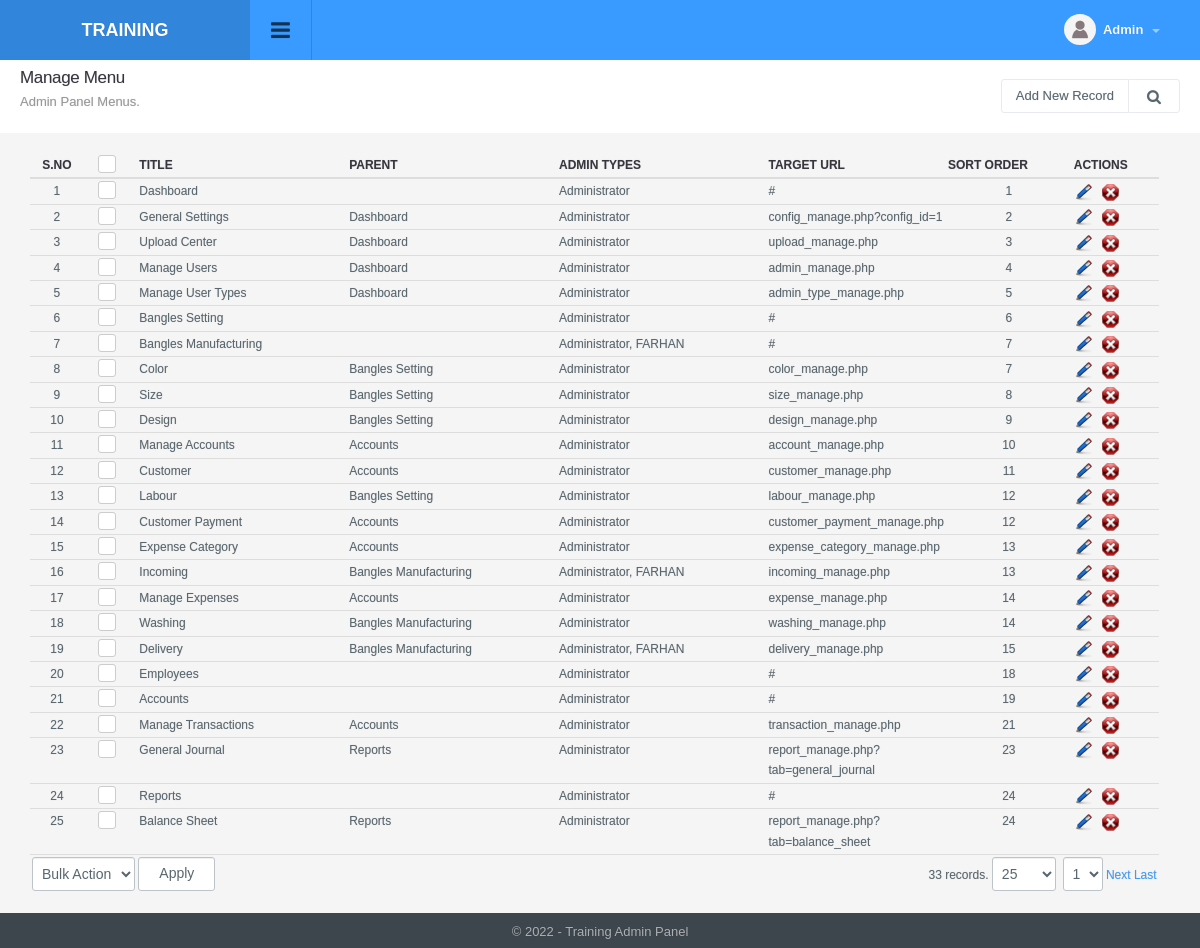
/menu_manage.php (signed in), run on an earlier commit of the app's database.
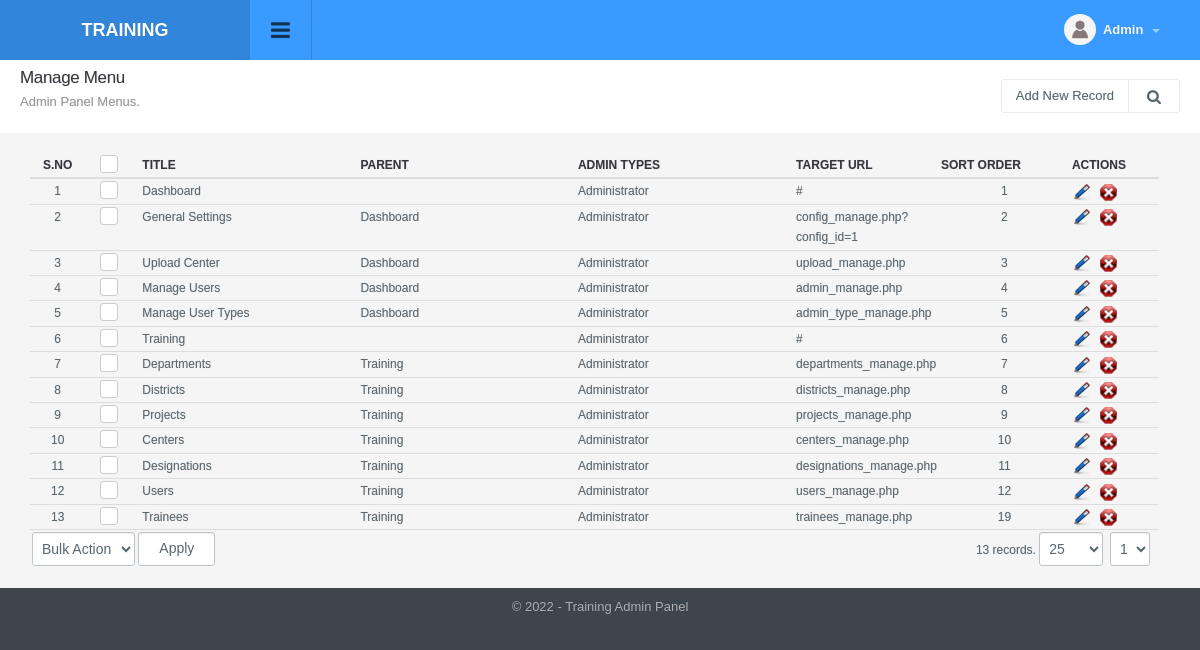
And on a later commit of the database.
### tables this page shows
CREATE TABLE `menu` (
  `id` int(11) NOT NULL,
  `title` varchar(100) NOT NULL,
  `url` varchar(100) NOT NULL,
  `parent_id` int(11) NOT NULL,
  `depth` int(1) NOT NULL,
  `sortorder` int(11) DEFAULT NULL,
  `icon` varchar(200) DEFAULT NULL,
  `small_icon` varchar(200) DEFAULT NULL
);

### include/db.php (called while the page is built, shortened)
<?php
function doquery($qr,$lnk){
	@$res=mysqli_query($lnk,$qr) or die($qr." - ".mysqli_error($lnk));
	return $res;
}
function dofetch($rs){
	@$rec=mysqli_fetch_array($rs);
	return $rec;
}
function numrows($rs){
	return mysqli_num_rows($rs);
}

### include/utility.php (called while the page is built, shortened)
<?php
function unslash($str){
	return stripslashes(utf8_decode($str));
	}

### modules/menu/list.php (the view, shortened to what the changed rows need)
<?php
$extra='';
?>
<div class="page-header">
	<h1 class="title">Manage Menu</h1>
</div>
<div class="panel-body table-responsive">
	<table class="table table-hover list">
    	<thead>
      		<tr>
        		<th width="5%" class="text-center">S.no</th>
        		<th class="text-center" width="5%"><div class="checkbox checkbox-primary">
            		<label for="select_all"></label></div></th>
               	<th width="20%">Title</th>
               	<th width="20%">Parent</th>
                <th width="20%">Admin Types</th>
                <th width="10%">Target URL</th>
                <th width="12%">Sort Order</th>
                <th width="8%" class="round_righttop">Actions</th>
      		</tr>
    	</thead>
    	<tbody>
			<?php
           	$sql="select a.*, b.title as parent from menu a left join menu b on a.parent_id=b.id where 1 $extra order by a.sortorder, depth asc";
            $rs=show_page($rows, $pageNum, $sql);
            if(numrows($rs)>0){
                $sn=1;
                while($r=dofetch($rs)){
					?>
                    <tr>
                        <td class="text-center"><?php echo $sn;?></td>
                        <td class="text-center"><div class="checkbox margin-t-0 checkbox-primary">
                            <label for="<?php echo "rec_".$sn?>"></label></div>
                        </td>
                        <td><?php echo unslash($r["title"]); ?></td>
              			<td><?php echo unslash($r["parent"]);?></td>
                        <td>
							<?php
							$admin_type = array();
							$rs2 =doquery("select title from menu_2_admin_type a inner join admin_type b on a.admin_type_id=b.id where menu_id='".$r["id"]."'", $dblink);
							if( numrows( $rs2 ) > 0 ) {
								while( $r2 = dofetch( $rs2 ) ) {
									$admin_type[] = $r2[ "title" ];
								}
							}
							echo implode( ", ", $admin_type );
							?>
                        </td>
               			<td><?php echo unslash($r["url"]); ?></td>
               			<td align="center"><?php echo $r["sortorder"];?></td>
                        <td>
                            <a href="menu_manage.php?tab=edit&id=<?php echo $r['id'];?>"><img title="Edit Record" alt="Edit" src="images/edit.png"></a>&nbsp;&nbsp;
                            <a onclick="return confirm('Are you sure you want to delete')" href="menu_manage.php?id=<?php echo $r['id'];?>&amp;tab=delete"><img title="Delete Record" alt="Delete" src="images/delete.png"></a>
                        </td>
                    </tr>
                    <?php
                    $sn++;
                }
                ?>
                <tr>
                    <td colspan="5" class="actions">
                        <select name="bulk_action" id="bulk_action" title="Choose Action">
                            <option value="null">Bulk Action</option>
                        </select>
                        <input type="button" name="apply" value="Apply" id="apply_bulk_action" class="btn btn-light" title="Apply Action"  />
                    </td>
                    <td colspan="3" class="paging" title="Paging" align="right"><?php echo pages_list($rows, "menus", $sql, $pageNum)?></td>
                </tr>
                <?php
            }
            else{
                ?>
                <tr>
                    <td colspan="8"  class="no-record">No Result Found</td>
                </tr>
                <?php
            }
            ?>
    	</tbody>
  	</table>
</div>

### include/paging.php (shortened to what the changed rows need)
<?php
if(isset($_SESSION["rows"]))
	$rows=$_SESSION["rows"];
else
	$rows=25;
if(isset($_GET['page'])){
	$pageNum = $_GET['page'];
}
else{
	$pageNum=1;
}
function show_page($rows, $pageNum, $query){
	global $dblink;
	$rowsPerPage = $rows;
	$pageNum = $pageNum;
	$offset = ($pageNum - 1) * $rowsPerPage;
	$query = $query." LIMIT $offset, $rowsPerPage";
	$result = doquery($query, $dblink);
	return $result;
}
function pages_list($rowsPerPage, $table, $qr="", $pageNum){
	global $dblink;
	if($qr==""){
		$query   = "SELECT COUNT(*) AS numrows FROM $table";
		$result  = mysql_query($query) or die('Error, query failed');
		$row     = mysql_fetch_array($result);
		$total_rows = $row['numrows'];
	}
	else{
		$result  = doquery($qr, $dblink);
		$total_rows = numrows($result);
	}
	$maxPage = ceil($total_rows/$rowsPerPage);
	$self = $_SERVER['PHP_SELF'];
	$nav  = "<select name='page' onChange=\"window.location.href='$self?page='+this.value\">";
	for($page = 1; $page <= $maxPage; $page++)
	{
	   $nav .= " <option value'$page'".($page == $pageNum?' selected':'').">$page</option> ";
	}
	$nav .= "</select>";
	if ($pageNum > 1)
	{
   		$page  = $pageNum - 1;
   		$prev  = " <a href=\"$self?page=$page\" class=\"prev\">Prev</a> ";
		$first = " <a href=\"$self?page=1\" class=\"first\">First</a> ";
	}
	else
	{
	   $prev  = '&nbsp;';
	   $first = '&nbsp;';
	}
	if ($pageNum < $maxPage)
	{
	   $page = $pageNum + 1;
	   $next = " <a href=\"$self?page=$page\" class=\"next\">Next</a> ";
	   $last = " <a href=\"$self?page=$maxPage\" class=\"last\">Last</a> ";
	}
	else
	{
	   $next = '&nbsp;';
	   $last = '&nbsp;';
	}
	if($total_rows!=0){
		$numrows="<select name='rows' onChange=\"window.location.href='$self?rows='+this.value\">";
		$numrows.="<option value='10' ";
		$numrows.=">10</option>";
		$numrows.="<option value='25' ";
	if($rowsPerPage==25)
		$numrows.="selected";
		$numrows.=">25</option>";
		$numrows.="<option value='100' ";
		$numrows.=">100</option>";
		$numrows.="<option value='1000' ";
		$numrows.=">1000</option>";
		$numrows.="</select>";
	}
	else
		$numrows="";
    return $total_rows.' records. '.$numrows.$first . $prev . $nav . $next . $last;
}
?>

What changed in the data, as far as the page shows it:
removed menu: title "Bangles Manufacturing", admin_type "Administrator, FARHAN", url "#", sortorder "7"
removed menu: title "Manage Accounts", menu.title "Accounts", admin_type "Administrator", url "account_manage.php", sortorder "10"
removed menu: title "Customer", menu.title "Accounts", admin_type "Administrator", url "customer_manage.php", sortorder "11"
removed menu: title "Customer Payment", menu.title "Accounts", admin_type "Administrator", url "customer_payment_manage.php", sortorder "12"
removed menu: title "Expense Category", menu.title "Accounts", admin_type "Administrator", url "expense_category_manage.php", sortorder "13"
removed menu: title "Incoming", menu.title "Bangles Manufacturing", admin_type "Administrator, FARHAN", url "incoming_manage.php", sortorder "13"
removed menu: title "Manage Expenses", menu.title "Accounts", admin_type "Administrator", url "expense_manage.php", sortorder "14"
removed menu: title "Washing", menu.title "Bangles Manufacturing", admin_type "Administrator", url "washing_manage.php", sortorder "14"
removed menu: title "Delivery", menu.title "Bangles Manufacturing", admin_type "Administrator, FARHAN", url "delivery_manage.php", sortorder "15"
removed menu: title "Employees", admin_type "Administrator", url "#", sortorder "18"
removed menu: title "Accounts", admin_type "Administrator", url "#", sortorder "19"
removed menu: title "General Journal", menu.title "Reports", admin_type "Administrator", url "report_manage.php?tab=general_journal", sortorder "23"
removed menu: title "Reports", admin_type "Administrator", url "#", sortorder "24"
removed menu: title "Balance Sheet", menu.title "Reports", admin_type "Administrator", url "report_manage.php?tab=balance_sheet", sortorder "24"
changed menu (number 6 of 13 on the later page): title "Bangles Setting" → "Training"
changed menu: title "Color" → "Departments"; menu.title "Bangles Setting" → "Training"; url "color_manage.php" → "departments_manage.php"
changed menu: title "Size" → "Districts"; menu.title "Bangles Setting" → "Training"; url "size_manage.php" → "districts_manage.php"
changed menu: title "Design" → "Projects"; menu.title "Bangles Setting" → "Training"; url "design_manage.php" → "projects_manage.php"
changed menu: title "Labour" → "Centers"; menu.title "Bangles Setting" → "Training"; url "labour_manage.php" → "centers_manage.php"; sortorder "12" → "10"
now on this page (row edited): menu: title "Designations", menu.title "Training", admin_type "Administrator", url "designations_manage.php", sortorder "11"
changed menu: title "Manage Transactions" → "Users"; menu.title "Accounts" → "Training"; url "transaction_manage.php" → "users_manage.php"; sortorder "21" → "12"
added menu: title "Trainees", menu.title "Training", admin_type "Administrator", url "trainees_manage.php", sortorder "19"
Also different on the page:
pages_list($rows, "menus", $sql, $pageNum): "33 records." → "13 records."
text no longer shown: "Next Last"
